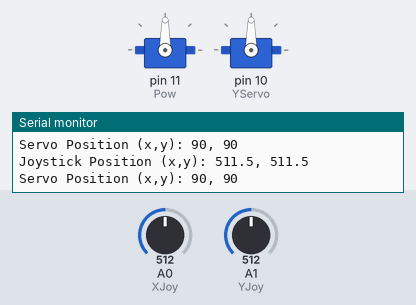
A sketch run on a simulated Arduino Mega 2560, built with avr-gcc and run on an emulated ATmega2560. Shown: 2 × servo, the last lines printed to the serial monitor. The test bench sets the inputs (shaded band); at power-on: A0 (XJoy) = 512, A1 (YJoy) = 512.

Above: at 1.2 s.
1.3 s: A0 (XJoy) set to 552
4.3 s: A0 (XJoy) set to 574
At 4.45 s:
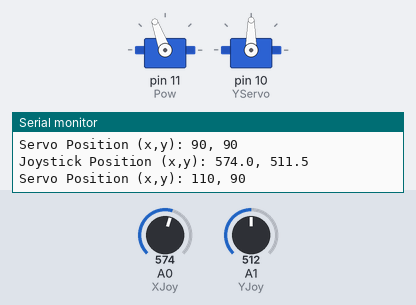
At 5.3 s:
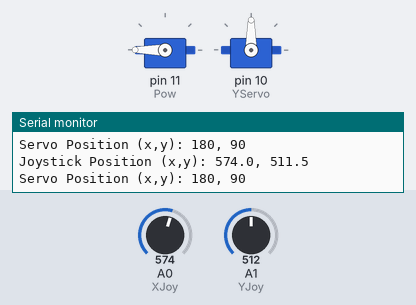
6.3 s: A1 (YJoy) set to 549
9.3 s: A1 (YJoy) set to 570
At 10.4 s:
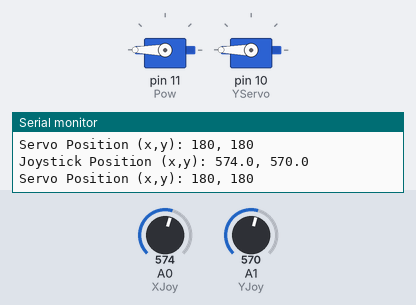
11.2 s: A1 (YJoy) set to 476
14.2 s: A1 (YJoy) set to 445
At 15.4 s:
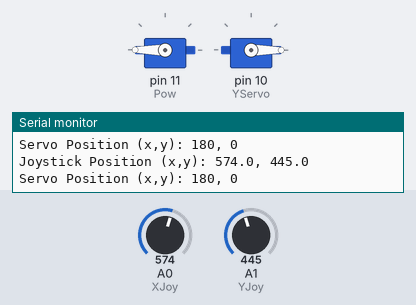
Timing chart, 0 to 17.2 s (numbered marks = the images above; inputs shaded):
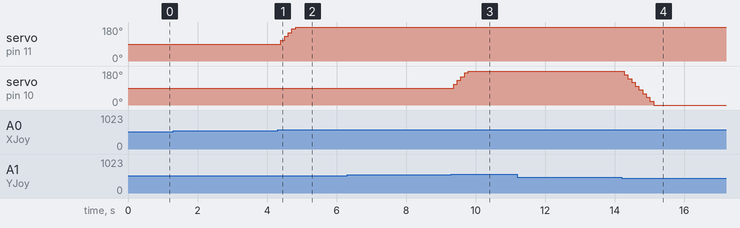

The sketch:

Simple_Servo_Test.ino
```cpp
#include <Servo.h>

const int XJoy = A0;
const int YJoy = A1;
const int SW = A2;
Servo XServo;
Servo YServo;
double xpos;
double ypos;
int Xservopos;
int Yservopos;
const int ServoRate = 20;
const int ServoMin = 0;
const int ServoMax = 180;

const int For = 22;
const int Rev = 23;
const int Pow = 11;

const double DeadZP = .10;


void setup() {
 Serial.begin(9600);
  // put your setup code here, to run once:
  XServo.attach(11);
  XServo.write(ServoMax/2);
  YServo.attach(10);
  YServo.write(ServoMax/2);
  pinMode(XJoy, INPUT);     // X position of Joystick, 0 to 1023
  pinMode(YJoy, INPUT);     // Y position of Joystick, 0 to 1023
  Xservopos = ServoMax/2;
  Yservopos = ServoMax/2;
  pinMode(Pow, OUTPUT);
  pinMode(For, INPUT);
  pinMode(Rev, INPUT);

  digitalWrite(For, HIGH);
  digitalWrite(Rev, LOW);
  analogWrite(Pow, 255);

}

void loop() {
  // put your main code here, to run repeatedly:
  xpos = analogRead(XJoy);
  ypos = analogRead(YJoy);


  if(xpos > (511.5-511.5*DeadZP) && xpos < (511.5+511.5*DeadZP))  //Dead Zone Application
  {
    xpos = 511.5;
  }
  if(ypos > (511.5-511.5*DeadZP) && ypos < (511.5+511.5*DeadZP))  //Dead Zone Application
  {
    ypos = 511.5;
  }

  Serial.print("Joystick Position (x,y): ");
  Serial.print(xpos,1);
  Serial.print(", ");
  Serial.println(ypos,1);

  if(xpos > 512 && Xservopos <= ServoMax)
  {
    Xservopos = Xservopos + ServoRate;
    if(Xservopos > ServoMax) Xservopos = ServoMax;
  }
  else if(xpos < 511 && Xservopos >= ServoMin)
  {
    Xservopos = Xservopos - ServoRate;
    if(Xservopos < ServoMin) Xservopos = ServoMin;
  }
  if(ypos > 512 && Yservopos <= ServoMax)
  {
    Yservopos = Yservopos + ServoRate;
    if(Yservopos > ServoMax) Yservopos = ServoMax;
  }
  else if(ypos < 511 && Yservopos >= ServoMin)
  {
    Yservopos = Yservopos - ServoRate;
    if(Yservopos < ServoMin) Yservopos = ServoMin;
  }

  Serial.print("Servo Position (x,y): ");
  Serial.print(Xservopos);
  Serial.print(", ");
  Serial.println(Yservopos);

  XServo.write(Xservopos);
  YServo.write(Yservopos);
  delay(100);
}
```

Measured:
- the behaviour switches between 562 and 563 on A0 (XJoy) (found by bisection; images 0 and 1)
- the behaviour switches between 562 and 563 on A1 (YJoy) (found by bisection; images 2 and 3)
- the behaviour switches between 461 and 460 on A1 (YJoy) (found by bisection; images 3 and 4)
- after the input at 4.3 s, servo on pin 11 (Pow): moves from 90° to 180° over 0.42 s, starting after 0.10 s
- after the input at 9.3 s, servo on pin 10 (YServo): moves from 90° to 180° over 0.43 s, starting after 0.06 s
- after the input at 14.2 s, servo on pin 10 (YServo): moves from 180° to 0° over 0.85 s, starting after 0.07 s
